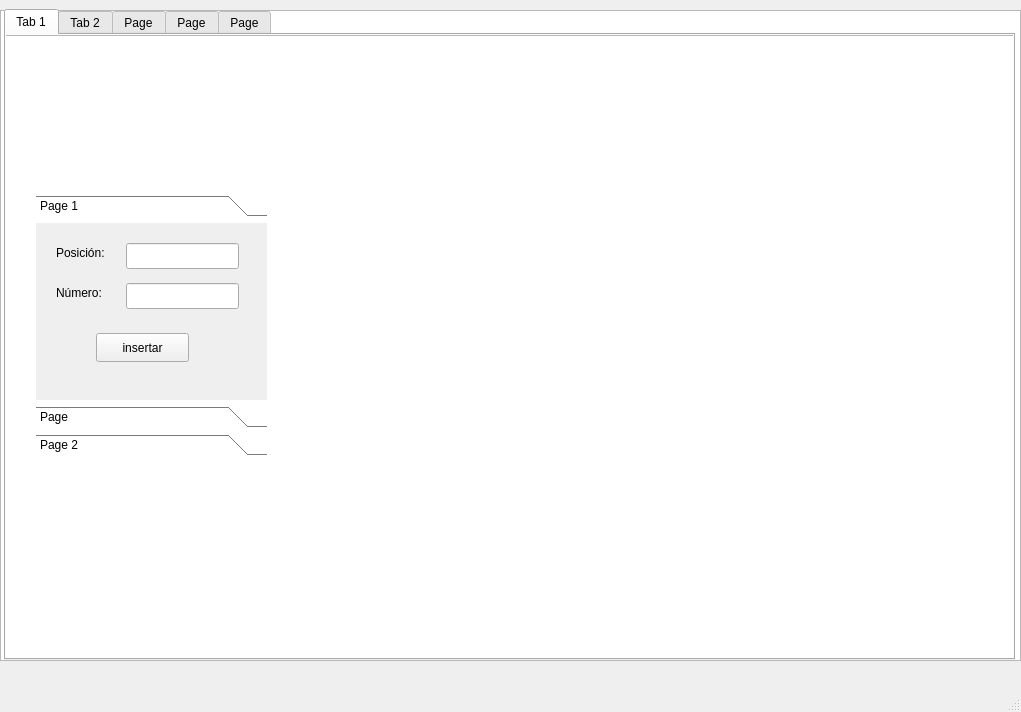
<?xml version="1.0" encoding="UTF-8"?>
<ui version="4.0">
 <class>MainWindow</class>
 <widget class="QMainWindow" name="MainWindow">
  <property name="geometry">
   <rect>
    <x>0</x>
    <y>0</y>
    <width>1021</width>
    <height>712</height>
   </rect>
  </property>
  <property name="windowTitle">
   <string>MainWindow</string>
  </property>
  <widget class="QWidget" name="centralwidget">
   <widget class="QGraphicsView" name="graphicsView">
    <property name="geometry">
     <rect>
      <x>0</x>
      <y>10</y>
      <width>1021</width>
      <height>651</height>
     </rect>
    </property>
   </widget>
   <widget class="QTabWidget" name="tabWidget">
    <property name="geometry">
     <rect>
      <x>4</x>
      <y>9</y>
      <width>1011</width>
      <height>651</height>
     </rect>
    </property>
    <property name="currentIndex">
     <number>0</number>
    </property>
    <widget class="QWidget" name="tab">
     <attribute name="title">
      <string>Tab 1</string>
     </attribute>
     <widget class="QGraphicsView" name="graphicsView_2">
      <property name="geometry">
       <rect>
        <x>-10</x>
        <y>0</y>
        <width>1031</width>
        <height>631</height>
       </rect>
      </property>
     </widget>
     <widget class="QToolBox" name="toolBox">
      <property name="geometry">
       <rect>
        <x>30</x>
        <y>160</y>
        <width>231</width>
        <height>261</height>
       </rect>
      </property>
      <property name="currentIndex">
       <number>0</number>
      </property>
      <widget class="QWidget" name="Insertar">
       <property name="geometry">
        <rect>
         <x>0</x>
         <y>0</y>
         <width>231</width>
         <height>156</height>
        </rect>
       </property>
       <attribute name="label">
        <string>Page 1</string>
       </attribute>
       <widget class="QPushButton" name="pushButton">
        <property name="geometry">
         <rect>
          <x>60</x>
          <y>110</y>
          <width>93</width>
          <height>29</height>
         </rect>
        </property>
        <property name="text">
         <string>insertar</string>
        </property>
       </widget>
       <widget class="QLineEdit" name="lineEdit">
        <property name="geometry">
         <rect>
          <x>90</x>
          <y>20</y>
          <width>113</width>
          <height>26</height>
         </rect>
        </property>
       </widget>
       <widget class="QLineEdit" name="lineEdit_2">
        <property name="geometry">
         <rect>
          <x>90</x>
          <y>60</y>
          <width>113</width>
          <height>26</height>
         </rect>
        </property>
       </widget>
       <widget class="QLabel" name="label">
        <property name="geometry">
         <rect>
          <x>20</x>
          <y>20</y>
          <width>63</width>
          <height>20</height>
         </rect>
        </property>
        <property name="text">
         <string>Posición: </string>
        </property>
       </widget>
       <widget class="QLabel" name="label_2">
        <property name="geometry">
         <rect>
          <x>20</x>
          <y>60</y>
          <width>63</width>
          <height>20</height>
         </rect>
        </property>
        <property name="text">
         <string>Número: </string>
        </property>
       </widget>
      </widget>
      <widget class="QWidget" name="page_3">
       <attribute name="label">
        <string>Page</string>
       </attribute>
      </widget>
      <widget class="QWidget" name="page_2">
       <property name="geometry">
        <rect>
         <x>0</x>
         <y>0</y>
         <width>231</width>
         <height>156</height>
        </rect>
       </property>
       <attribute name="label">
        <string>Page 2</string>
       </attribute>
      </widget>
     </widget>
    </widget>
    <widget class="QWidget" name="tab_2">
     <attribute name="title">
      <string>Tab 2</string>
     </attribute>
    </widget>
    <widget class="QWidget" name="tab_3">
     <attribute name="title">
      <string>Page</string>
     </attribute>
    </widget>
    <widget class="QWidget" name="tab_4">
     <attribute name="title">
      <string>Page</string>
     </attribute>
    </widget>
    <widget class="QWidget" name="tab_5">
     <attribute name="title">
      <string>Page</string>
     </attribute>
    </widget>
   </widget>
  </widget>
  <widget class="QMenuBar" name="menubar">
   <property name="geometry">
    <rect>
     <x>0</x>
     <y>0</y>
     <width>1021</width>
     <height>26</height>
    </rect>
   </property>
  </widget>
  <widget class="QStatusBar" name="statusbar"/>
 </widget>
 <resources/>
 <connections/>
</ui>
